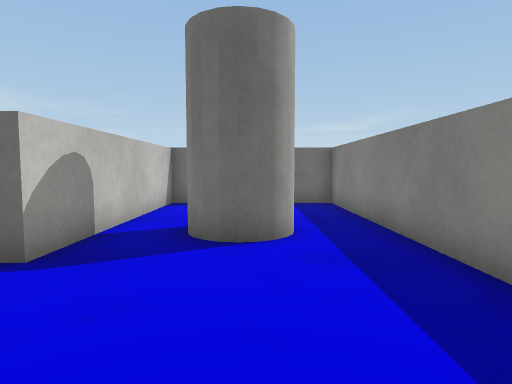
View 1 (above)

16 first-person views from a walk through a 3-D level made in the Unity game engine. The camera is 0.59 m above the floor, tilts 4° down and sees 75° across. The floor is counted in squares, 0.5 m on a side. Each view is taken from the middle of a square. On the plan, view 1 faces up. The plan holds only what a view shows up to about 14 squares ahead; the rest is blank. The player character is not drawn. Surface patterns are stand-ins for the level's own textures.

View 2
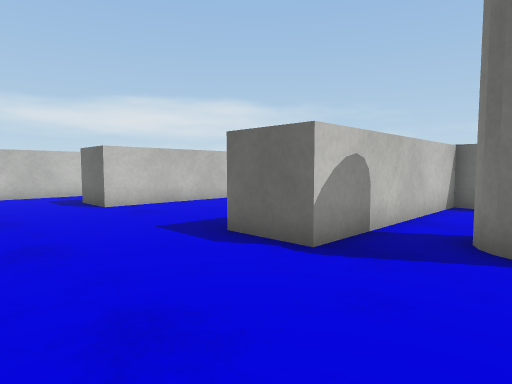

View 3
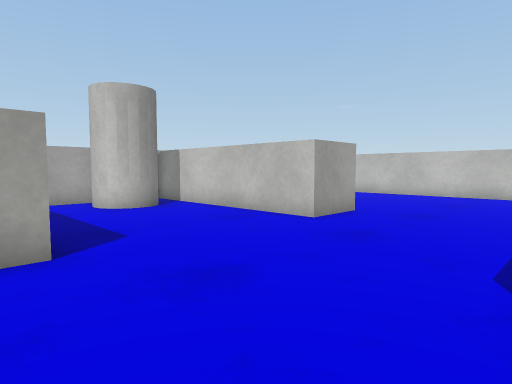

View 4
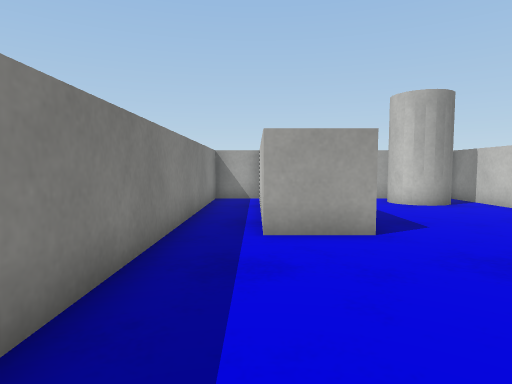

View 5
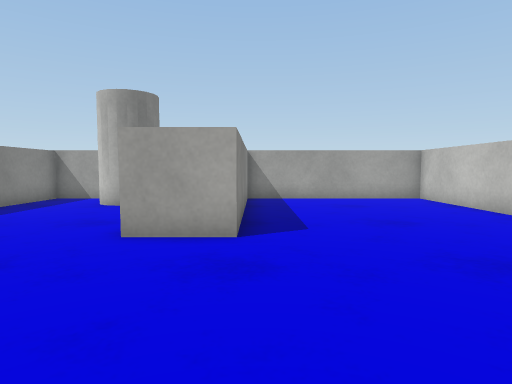

View 6
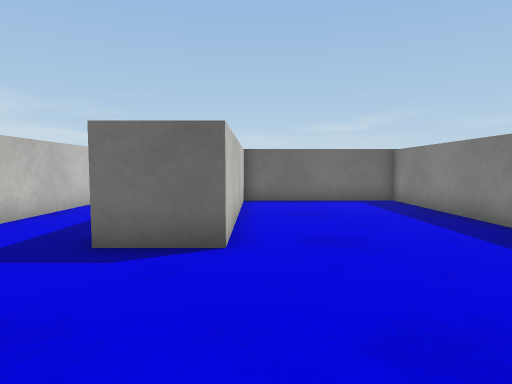

View 7
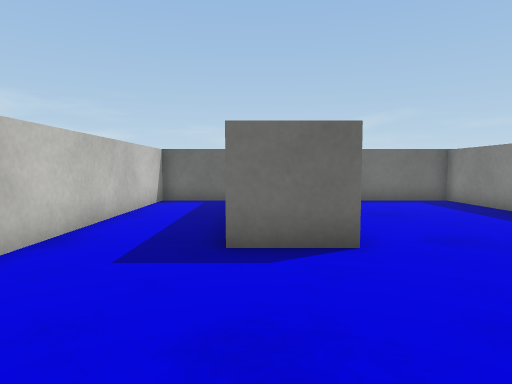

View 8
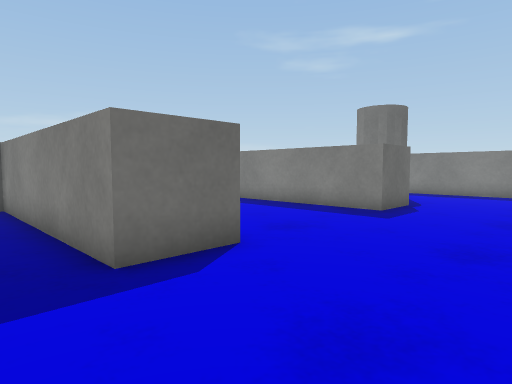

View 9
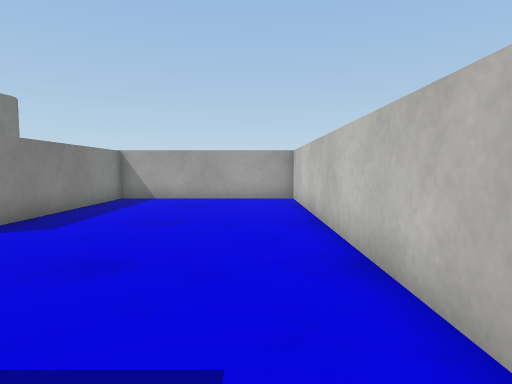

View 10
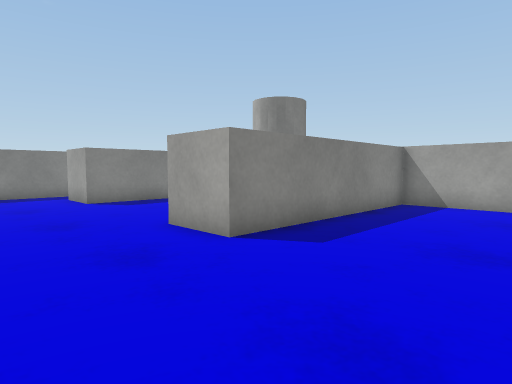

View 11
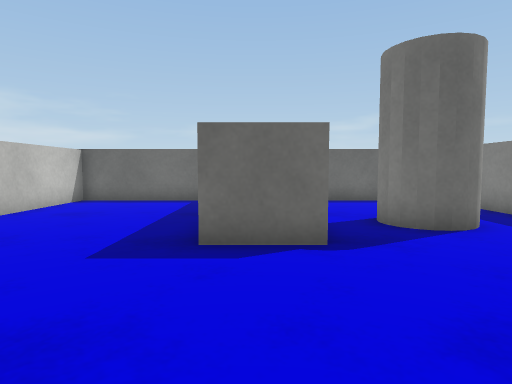

View 12
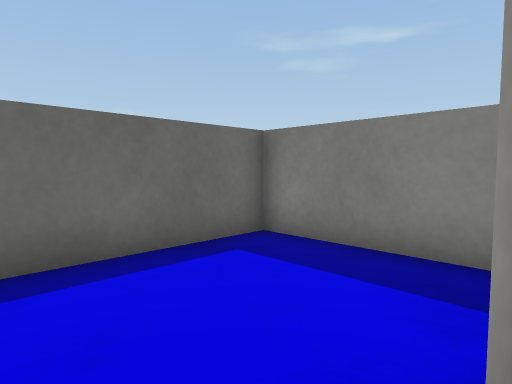

View 13
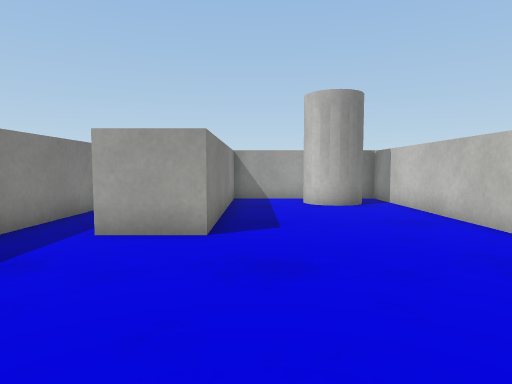

View 14
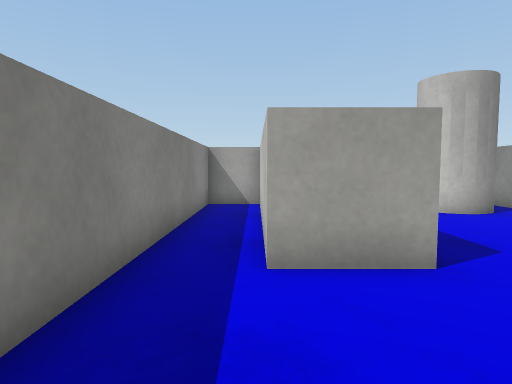

View 15
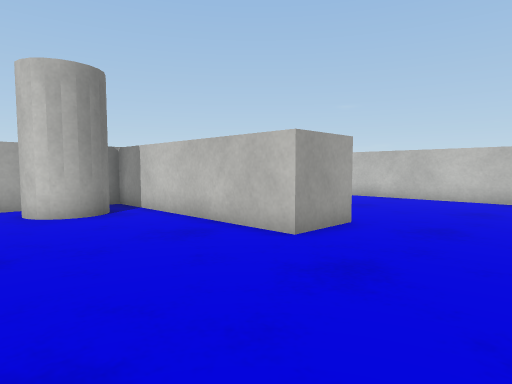

View 16
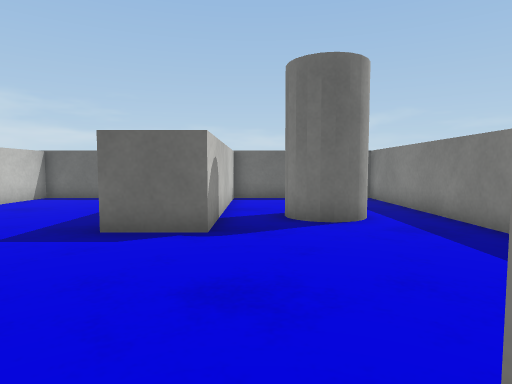

### Floor plan
Points are (right, up) in squares from view 1. A wall is a line through its corners. A room is listed if a view was taken in it or the views show most of it. See-through windows are left out.
Room 1 (views 1, 2, 3, 4, 5, 6, 7, 8, 9, 10, 11, 12, 13, 14, 15, 16)
walls: (-1.1, -4.2) (-1.1, -0.9) (0.9, -0.9) (0.9, -1.4); (0.9, -1.6) (0.9, -2.4); (-4.2, -8.1) (-1.1, -8.1) (-1.1, -5); (0.8, -8.1) (2.6, -8.1) (2.6, 11.4) (-2.9, 11.4) (-2.9, 4.1) (-4.9, 4.1) (-4.9, 11.4) (-10.4, 11.4) (-10.4, 3.9) (-12.4, 3.9) (-12.4, 11.4) (-15.5, 11.4) (-15.5, -8.1) (-8.7, -8.1) (-8.7, -0.7) (-6.7, -0.7) (-6.7, -8.1) (-6.1, -8.1)
objects: other object (-6, -7) to (-4, -6); other object (-1, 5) to (1, 7)

Positions as (right, up) in squares from view 1, and headings:
1: (0, 0), facing up
2: (0, 0), facing up-left
3: (0, 4), facing down-left
4: (1, 5), facing down
5: (-9, 5), facing down
6: (-10, -1), facing up
7: (-12, -1), facing up
8: (-14, 0), facing up-right
9: (-14, 5), facing down
10: (-13, 3), facing down-right
11: (-4, -1), facing up
12: (-2, 7), facing up-right
13: (-2, 5), facing down
14: (1, 3), facing down
15: (-2, 3), facing down-left
16: (-2, -2), facing up
